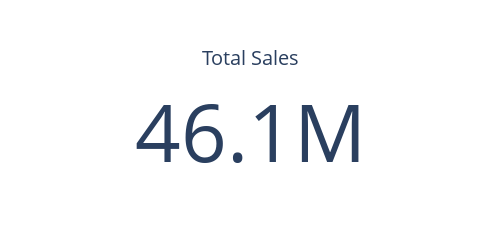

This figure's notebook cell:
### Code cell
import plotly.graph_objects as go

fig = go.Figure(go.Indicator(
    mode = "number",
    value = total_sales,
    title = {"text": "Total Sales"}))
fig.update_layout(
    font=dict(size=18),
    width=500,  #  width size
    height=200,  # height size
    margin=dict(l=20, r=20, t=40, b=20))  # smaller margi

fig.show()
"""
# Save chart as PNG
fig.write_image("total_sales.png")
# Display image in notebook (will show on GitHub)
Image("team_sales_chart.png")
"""

### Figure 1 — Plotly figure (JSON) as saved in the notebook; plotly's stock layout.template omitted (floating-point values rounded to 4 significant figures)
{"data": [{"mode": "number", "title": {"text": "Total Sales"}, "type": "indicator", "value": 46086887}], "layout": {"font": {"size": 18}, "height": 200, "margin": {"b": 20, "l": 20, "r": 20, "t": 40}, "width": 500}}
